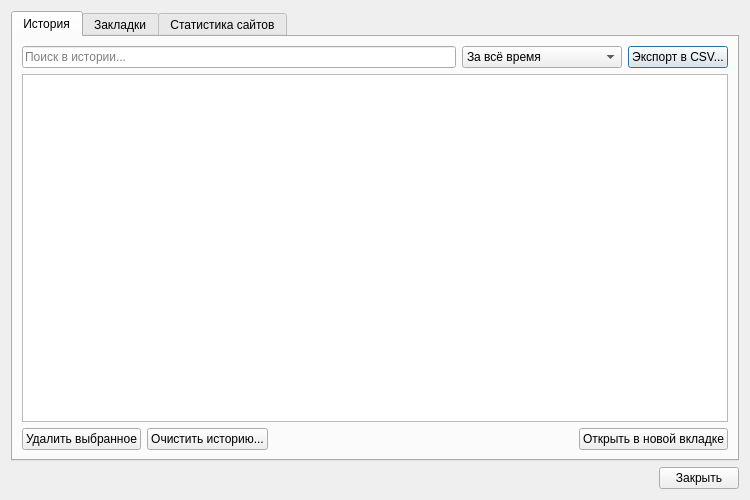
<?xml version="1.0" encoding="UTF-8"?>
<ui version="4.0">
 <class>HistoryDialog</class>
 <widget class="QDialog" name="HistoryDialog">
  <property name="geometry">
   <rect>
    <x>0</x>
    <y>0</y>
    <width>750</width>
    <height>500</height>
   </rect>
  </property>
  <property name="windowTitle">
   <string>Журнал и закладки</string>
  </property>
  <layout class="QVBoxLayout" name="dialogLayout">
   <item>
    <widget class="QTabWidget" name="tabs">
     <property name="currentIndex">
      <number>0</number>
     </property>
     <widget class="QWidget" name="historyTab">
      <attribute name="title">
       <string>История</string>
      </attribute>
      <layout class="QVBoxLayout" name="historyLayout">
       <item>
        <layout class="QHBoxLayout" name="historyControlsLayout">
         <item>
          <widget class="QLineEdit" name="historySearchEdit">
           <property name="placeholderText">
            <string>Поиск в истории...</string>
           </property>
           <property name="clearButtonEnabled">
            <bool>true</bool>
           </property>
          </widget>
         </item>
         <item>
          <widget class="QComboBox" name="periodCombo">
           <item>
            <property name="text">
             <string>За всё время</string>
            </property>
           </item>
           <item>
            <property name="text">
             <string>За сегодня</string>
            </property>
           </item>
           <item>
            <property name="text">
             <string>За вчера</string>
            </property>
           </item>
           <item>
            <property name="text">
             <string>За последнюю неделю</string>
            </property>
           </item>
          </widget>
         </item>
         <item>
          <widget class="QPushButton" name="exportHistoryCsvBtn">
           <property name="text">
            <string>Экспорт в CSV...</string>
           </property>
          </widget>
         </item>
        </layout>
       </item>
       <item>
        <widget class="QTableWidget" name="historyTable"/>
       </item>
       <item>
        <layout class="QHBoxLayout" name="historyActionsLayout">
         <item>
          <widget class="QPushButton" name="deleteHistoryBtn">
           <property name="text">
            <string>Удалить выбранное</string>
           </property>
          </widget>
         </item>
         <item>
          <widget class="QPushButton" name="clearAllHistoryBtn">
           <property name="text">
            <string>Очистить историю...</string>
           </property>
          </widget>
         </item>
         <item>
          <spacer name="horizontalSpacer1">
           <property name="orientation">
            <enum>Qt::Horizontal</enum>
           </property>
           <property name="sizeHint" stdset="0">
            <size>
             <width>40</width>
             <height>20</height>
            </size>
           </property>
          </spacer>
         </item>
         <item>
          <widget class="QPushButton" name="openHistoryUrlBtn">
           <property name="text">
            <string>Открыть в новой вкладке</string>
           </property>
          </widget>
         </item>
        </layout>
       </item>
      </layout>
     </widget>
     <widget class="QWidget" name="bookmarksTab">
      <attribute name="title">
       <string>Закладки</string>
      </attribute>
      <layout class="QVBoxLayout" name="bookmarksLayout">
       <item>
        <layout class="QHBoxLayout" name="bookmarksControlsLayout">
         <item>
          <widget class="QLineEdit" name="bookmarksSearchEdit">
           <property name="placeholderText">
            <string>Поиск по закладкам...</string>
           </property>
           <property name="clearButtonEnabled">
            <bool>true</bool>
           </property>
          </widget>
         </item>
         <item>
          <widget class="QPushButton" name="importBookmarksCsvBtn">
           <property name="text">
            <string>Импорт CSV...</string>
           </property>
          </widget>
         </item>
         <item>
          <widget class="QPushButton" name="exportBookmarksCsvBtn">
           <property name="text">
            <string>Экспорт CSV...</string>
           </property>
          </widget>
         </item>
        </layout>
       </item>
       <item>
        <widget class="QTableWidget" name="bookmarksTable"/>
       </item>
       <item>
        <layout class="QHBoxLayout" name="bookmarksActionsLayout">
         <item>
          <widget class="QPushButton" name="deleteBookmarkBtn">
           <property name="text">
            <string>Удалить закладку</string>
           </property>
          </widget>
         </item>
         <item>
          <spacer name="horizontalSpacer2">
           <property name="orientation">
            <enum>Qt::Horizontal</enum>
           </property>
           <property name="sizeHint" stdset="0">
            <size>
             <width>40</width>
             <height>20</height>
            </size>
           </property>
          </spacer>
         </item>
         <item>
          <widget class="QPushButton" name="openBookmarkUrlBtn">
           <property name="text">
            <string>Открыть в новой вкладке</string>
           </property>
          </widget>
         </item>
        </layout>
       </item>
      </layout>
     </widget>
     <widget class="QWidget" name="statsTab">
      <attribute name="title">
       <string>Статистика сайтов</string>
      </attribute>
      <layout class="QVBoxLayout" name="statsLayout">
       <item>
        <widget class="QLabel" name="statsInfoLabel">
         <property name="text">
          <string>Топ самых посещаемых доменов по данным истории:</string>
         </property>
        </widget>
       </item>
       <item>
        <widget class="QTableWidget" name="statsTable"/>
       </item>
      </layout>
     </widget>
    </widget>
   </item>
   <item>
    <layout class="QHBoxLayout" name="bottomLayout">
     <item>
      <spacer name="spacerBottom">
       <property name="orientation">
        <enum>Qt::Horizontal</enum>
       </property>
       <property name="sizeHint" stdset="0">
        <size>
         <width>40</width>
         <height>20</height>
        </size>
       </property>
      </spacer>
     </item>
     <item>
      <widget class="QPushButton" name="closeBtn">
       <property name="text">
        <string>Закрыть</string>
       </property>
      </widget>
     </item>
    </layout>
   </item>
  </layout>
 </widget>
 <resources/>
 <connections/>
</ui>
